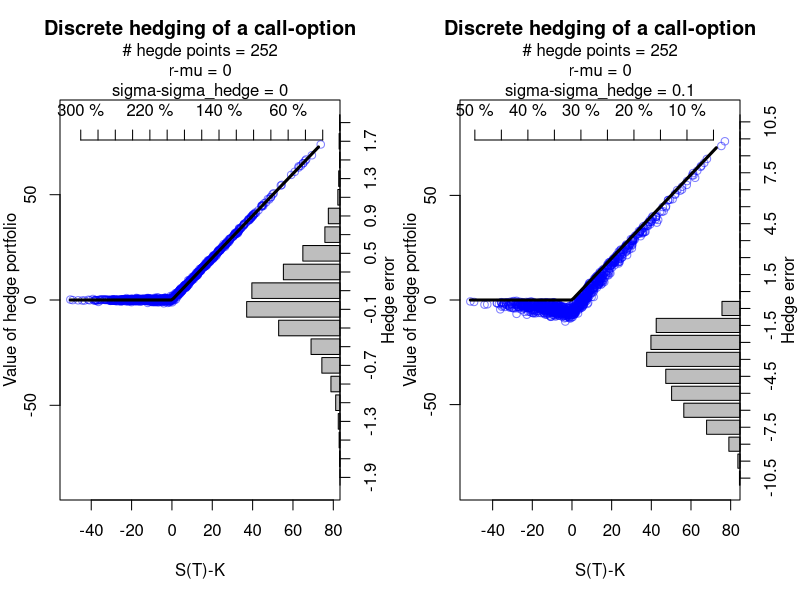
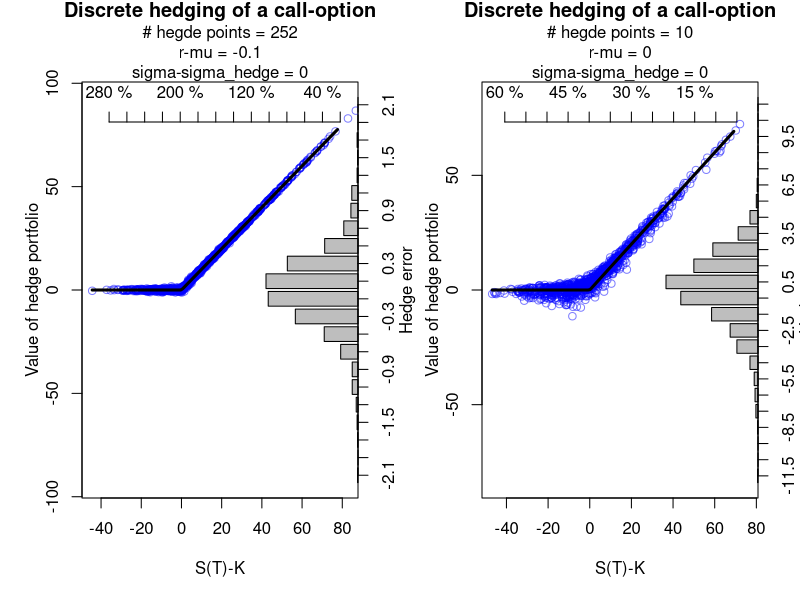
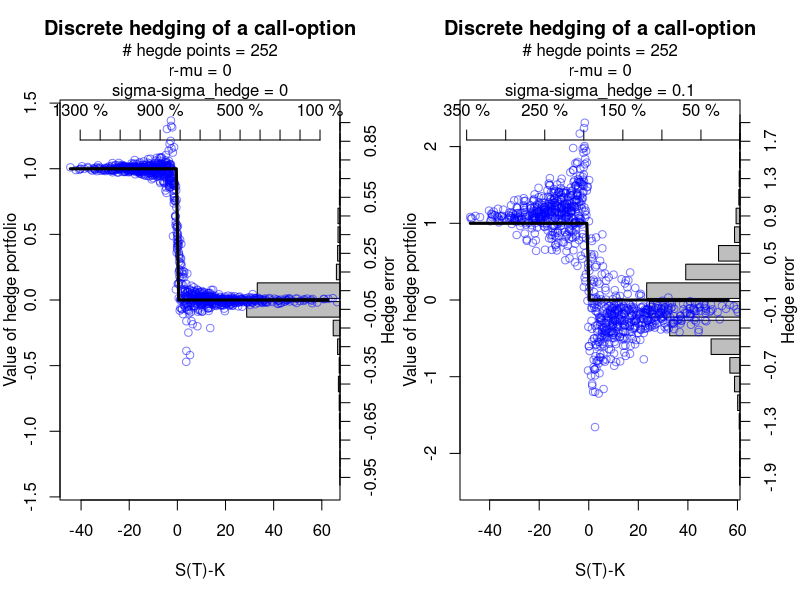
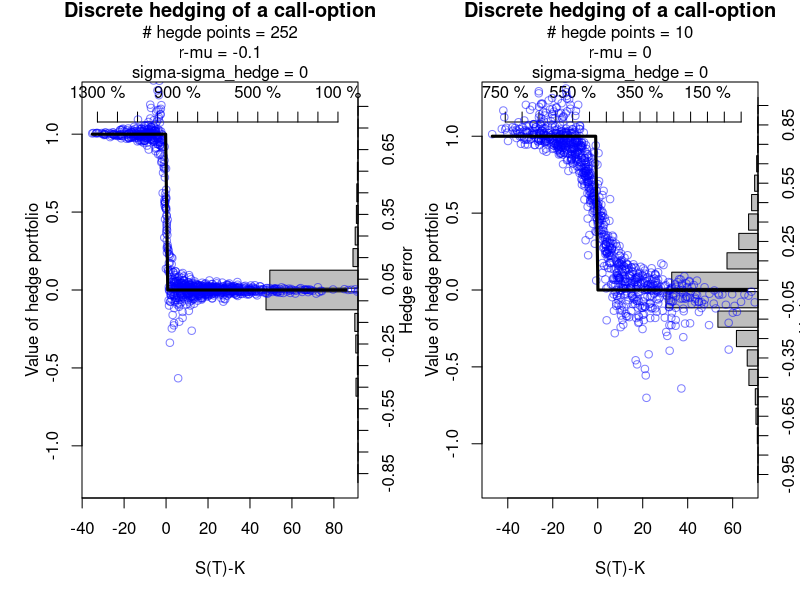

R code for these plots, in order:

BlackScholesFormula  <- function (spot,timetomat,strike,r, q=0, sigma, opttype=1, greektype=1)
{ 
  "
  Docstring skrevet af Jonas Wolff
  
  -----
  param spot
  ::Type float
    Start kurs
  
  param timetomat
  ::Type float
    løbetiden
    
  param strike
  ::Type float
    Strike
    
  param r
  ::Type float
    risikofri rente
  
  param q
  ::Type float
    tids diskontering på param. spot
    
  param sigma
  ::Type float
    sigma i blackschols (i.e. wienerprocessens koeficient)
    
  param opttype
  ::Type float
    =1 er det call
  
  param greektype
  ::Type float
    =1 er det prisen
    =2 er det tid t delta'et
    
  return
  ::Type float
    Blacksholes formel output
    
  
  "
  #opttype <- 3
  d1<-(log(spot/strike)+ ((r-q)+0.5*sigma^2)*timetomat)/(sigma*sqrt(timetomat))
  d2<-d1-sigma*sqrt(timetomat)
  # spot = Y_o
  # timetomat = T-t
  # q = (beta-alpha)
  if (opttype==1 && greektype==1) result<-spot*exp(-q*timetomat)*pnorm(d1)-strike*exp(-r*timetomat)*pnorm(d2)
  
  if (opttype==2 && greektype==1) result<-spot*exp(-q*timetomat)*pnorm(d1)-strike*exp(-r*timetomat)*pnorm(d2)-spot*exp(-q*timetomat)+strike*exp(-r*timetomat)
  
  if (opttype==1 && greektype==2) result<-exp(-q*timetomat)*pnorm(d1)
  
  if (opttype==2 && greektype==2) result<-exp(-q*timetomat)*(pnorm(d1)-1)
  
  if (greektype==3) result<-exp(-q*timetomat)*dnorm(d1)/(spot*sigma*sqrt(timetomat))
  
  if (greektype==4) result<-exp(-q*timetomat)*spot*dnorm(d1)*sqrt(timetomat)
  
  
  if (opttype==3 && greektype==1) result<- 1*exp(-r*(timetomat))*pnorm(log(strike/spot),(r-1/2*sigma^2)*timetomat,sigma*sqrt(timetomat))
  if (opttype==3 && greektype==2) result<- -1*exp(-r*(timetomat))*dnorm(log(strike/spot),(r-1/2*sigma^2)*timetomat,sigma*sqrt(timetomat))/spot
  return(result)
  BlackScholesFormula<-result
  
}

BlackScholesImpVol  <- function (obsprice,spot,timetomat,strike,r, q=0, opttype=1)
{ difference<- function(sigBS, obsprice,spot,timetomat,strike,r,q,opttype)
{BlackScholesFormula (spot,timetomat,strike,r,q,sigBS, opttype,1)-obsprice
}
uniroot(difference, c(10^-6,10),obsprice=obsprice,spot=spot,timetomat=timetomat,strike=strike,r=r,q=q,opttype=opttype)$root
}

# INITIALIZE
# ==========
S0<-100
r<-0.02
mu<-0.02

sigma<-0.2
sigma_hedge<-0.2

capT<-1
strike<-100

Nhedge<-252
Nrep<-1000

reset_var <- function(){
  S0<<-100
  r<<-0.02
  mu<<-0.02
  
  sigma<<-0.2
  sigma_hedge<<-0.2
  
  capT<<-1
  strike<<-100
  
  Nhedge<<-252
  Nrep<<-1000
}
reset_var()
# HEDGE
# =====


hedgeerror_plotter <- function(hedgeerror,St,Vpf,strike,opttype_=1){
  St <- St-strike
  strike <- 0
  lim <- max(abs(hedgeerror))
  histdata <- hist(hedgeerror,plot=FALSE,freq=FALSE,breaks=pretty(c(-lim,lim),n=20))
  histdata <- data.frame(Data=histdata$density,Index=histdata$mids)
  rownames(histdata) <- histdata$Index
  if (opttype_ != 3){xlm <- 1}
  if (opttype_ == 3){xlm <- 5}
  xlm <- max(histdata$Data)*3
  bp <- barplot(height=histdata$Data,width=1,pos=0,xlim=c(xlm,0), axes=FALSE, frame.plot=FALSE,xlab="",ylab="",main="", horiz=TRUE)
  axis(side=4, at = bp, labels=histdata$Index)#,labels=histdata$mids)
  mtext("Hedge error", side = 4, line = 1.9, col = 1)
  axis(side=3, at = pretty(c(xlm*0.9,xlm*0.1),n=10), line=-2, labels = paste(pretty(c(xlm*0.9,xlm*0.1),n=10)*100,"%"))
  par(new=TRUE)
  
  xlim_top <- max(St)*0.8
  ylim_top <- max(abs(Vpf))*0.9
  xlim_bot <- min(St)
  
  plot(St,Vpf,  col=rgb(red = 0, green = 0, blue = 1, alpha = 0.5),xlab="S(T)-K",ylab="",xlim=c(xlim_bot,xlim_top),ylim=c(-ylim_top,ylim_top))
  mtext(paste("# hegde points =",Nhedge), side = 3, line = 2, col = 1)
  mtext(paste("r-mu =",r-mu), side = 3, line = 1, col = 1)
  mtext(paste("sigma-sigma_hedge =",sigma-sigma_hedge), side = 3, line = 0, col = 1)
  mtext("Value of hedge portfolio", side = 2, line = 2, col = 1)
  title("Discrete hedging of a call-option", line = 3.25)
  garbage <- function(X){ X[abs(X)>ylim_top/1.2]=NaN;return(X) }
  if (opttype_ == 1){
    points(xlim_bot:xlim_top,garbage(pmax(xlim_bot:xlim_top - strike,0)),type='l',lwd=3) 
  }
  if (opttype_ == 2){
    points(xlim_bot:xlim_top,pmax(strike-xlim_bot:xlim_top,0),type='l',lwd=3) 
  }
  if (opttype_ == 3){
    points(xlim_bot:xlim_top,pmax(strike-xlim_bot:xlim_top,0)/abs(strike-xlim_bot:xlim_top),type='l',lwd=3) 
  }
}


for (opttype_ in c(1,3)){

  main_code <- function() {
    St<-rep(S0, length=Nrep)
    dt<-capT/Nhedge
    #initialoutlay<-BlackScholesFormula(S0,capT,strike, r,0,sigma_hedge,1,1)
    initialoutlay<-BlackScholesFormula(S0,capT,strike, r,0,sigma_hedge,opttype_,1)
    
    Vpf<-rep(initialoutlay,length=Nrep)
    
    a<-BlackScholesFormula(St,capT,strike, r,0,sigma_hedge,opttype_,2)
    b<-Vpf-a*St
    
    for(i in 2:Nhedge){
      St<-St*exp((mu-0.5*sigma^2)*dt +sigma*sqrt(dt)*rnorm(Nrep))	
      Vpf<-a*St+b*exp(dt*r)    
      a<-BlackScholesFormula(St,(capT-(i-1)*dt),strike, r,0,sigma_hedge,opttype_,2)
      b<-Vpf-a*St
    }
    
    St<-St*exp((mu-0.5*sigma^2)*dt +sigma*sqrt(dt)*rnorm(Nrep))
    Vpf<-a*St+b*exp(dt*r)
    if (opttype_ == 1){optionpayoff<-pmax(St-strike,0)}
    if (opttype_ == 2){optionpayoff<-pmax(strike-St,0)}
    if (opttype_ == 3){optionpayoff<-pmax(strike-St,0)/abs(strike-St)}
    hedgeerror<-Vpf-optionpayoff
    
    
    # SUMMARY STATS & GRAPHS
    # ======================
    print("---------------------------------------------------")
    print(paste(c("Option",opttype_)))
    print(c(paste("r-mu =",r-mu),paste("sigma-sigma_hedge =",sigma-sigma_hedge),paste("# hegde points =",Nhedge)))
    
    print(paste("Initial investment =",round(initialoutlay,4)))
    print(paste("Average discounted option payoff =",round(exp(-r*capT)*mean(optionpayoff),4)))
    print(paste("Average discounted portfolio value =",round(exp(-r*capT)*mean(Vpf),4)))
    print(paste("Terminal Hedge error mean =",mean(abs(hedgeerror))))
    print(paste("Terminal Hedge error SD =",sd(hedgeerror)))
    
    ToFile<-FALSE
    #par(mfrow=c(1,2))
    if (ToFile) png(file="Scatter.png",res=300,width = 3*480, height = 3*480)
    #(mfrow=c(1,2))
    hedgeerror_plotter(hedgeerror,St,Vpf,strike,opttype_ = opttype_)
    #text(50,125,paste("# hegde points =",Nhedge),adj=0)
    #text(50,120,paste("r-mu =",r-mu),adj=0)
    #text(50,115,paste("sigma-sigma_hedge =",sigma-sigma_hedge),adj=0)
    if (ToFile) dev.off()
    reset_var() # dårlig kode praksis men meget belejligt her.
  }
  png(filename=paste(opttype_,"opttype_standard_sigma.png"),res=300,width = 4*480, height = 3*480)
  par(mfrow=c(1,2),mar=c(5,3,5,3))
  main_code() # standard
  
  sigma_hedge <- 0.1
  main_code()
  dev.off()
  png(filename=paste(opttype_,"opttype_mu_Nhedge.png"),res=300,width = 4*480, height = 3*480)
  par(mfrow=c(1,2))
  mu <- 0.12
  main_code()
  
  Nhedge <- 10
  main_code()
  dev.off()
}


